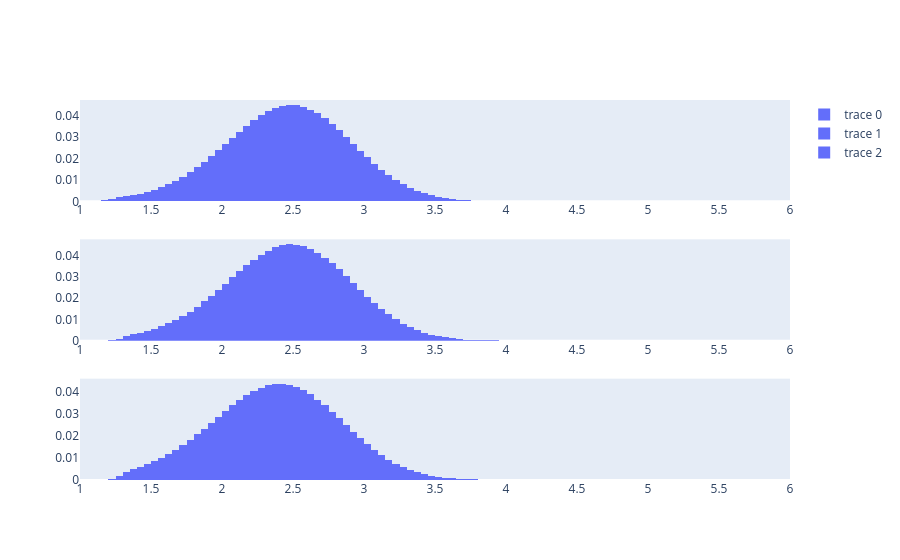

Notebook code cell kept with this figure:
### Code cell
fig = make_subplots(
    rows=3,
    cols=1,
)
print(HFEV1.get_mean(res["Healthy FEV1 (L)"].values))

ih.plot_histogram(
    fig, HFEV1, res["Healthy FEV1 (L)"].values, HFEV1.a, HFEV1.b, 1, 1, None, "#636EFA"
)

print(HFEV1.get_mean(res1["Healthy FEV1 (L)"].values))
ih.plot_histogram(
    fig, HFEV1, res1["Healthy FEV1 (L)"].values, HFEV1.a, HFEV1.b, 2, 1, None, "#636EFA"
)
print(HFEV1.get_mean(df_query_res_two_days.loc[0, "Healthy FEV1 (L)"]))
ih.plot_histogram(
    fig,
    HFEV1,
    df_query_res_two_days.loc[0, "Healthy FEV1 (L)"],
    HFEV1.a,
    HFEV1.b,
    3,
    1,
    None,
    "#636EFA",
)
fig.show()
